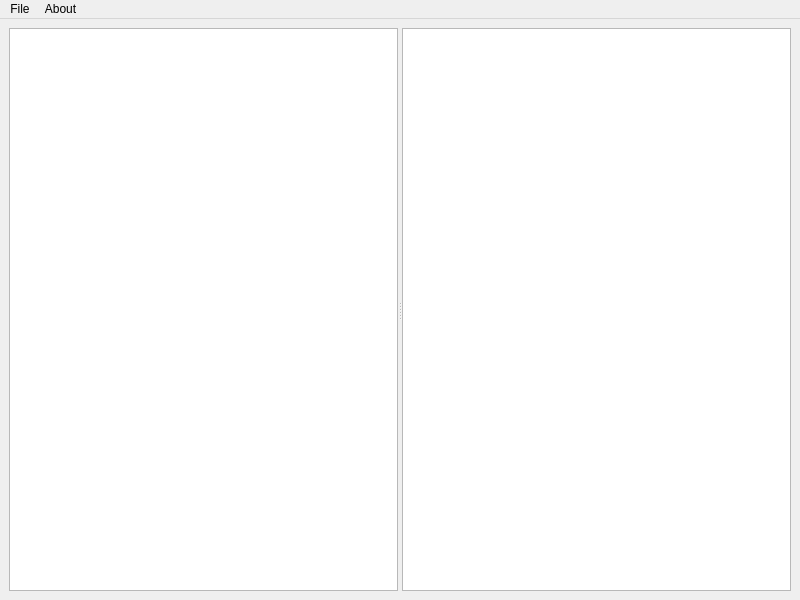
<?xml version="1.0" encoding="UTF-8"?>
<ui version="4.0">
 <class>UIExplorer</class>
 <widget class="QMainWindow" name="UIExplorer">
  <property name="geometry">
   <rect>
    <x>0</x>
    <y>0</y>
    <width>800</width>
    <height>600</height>
   </rect>
  </property>
  <property name="windowTitle">
   <string>Mabinogi_package_helper</string>
  </property>
  <property name="windowIcon">
   <iconset resource="../resource.qrc">
    <normaloff>:/img/resource/mabi.ico</normaloff>:/img/resource/mabi.ico</iconset>
  </property>
  <widget class="QWidget" name="centralwidget">
   <layout class="QHBoxLayout" name="horizontalLayout">
    <item>
     <widget class="QSplitter" name="splitter">
      <property name="orientation">
       <enum>Qt::Horizontal</enum>
      </property>
      <widget class="QTreeView" name="treeView">
       <property name="editTriggers">
        <set>QAbstractItemView::NoEditTriggers</set>
       </property>
      </widget>
      <widget class="QTextBrowser" name="textBrowser"/>
     </widget>
    </item>
   </layout>
  </widget>
  <widget class="QMenuBar" name="menubar">
   <property name="geometry">
    <rect>
     <x>0</x>
     <y>0</y>
     <width>800</width>
     <height>22</height>
    </rect>
   </property>
   <widget class="QMenu" name="menu">
    <property name="title">
     <string>File</string>
    </property>
    <addaction name="actionopen_it_file"/>
    <addaction name="separator"/>
    <addaction name="actionopen_folder"/>
   </widget>
   <widget class="QMenu" name="menuAbout">
    <property name="title">
     <string>About</string>
    </property>
    <addaction name="actionAbout_this_program"/>
   </widget>
   <addaction name="menu"/>
   <addaction name="menuAbout"/>
  </widget>
  <action name="actionopen_it_file">
   <property name="text">
    <string>open *.it file</string>
   </property>
  </action>
  <action name="actionopen_folder">
   <property name="text">
    <string>open folder...</string>
   </property>
  </action>
  <action name="actionAbout_this_program">
   <property name="text">
    <string>About this program</string>
   </property>
  </action>
 </widget>
 <resources>
  <include location="../resource.qrc"/>
 </resources>
 <connections/>
</ui>
